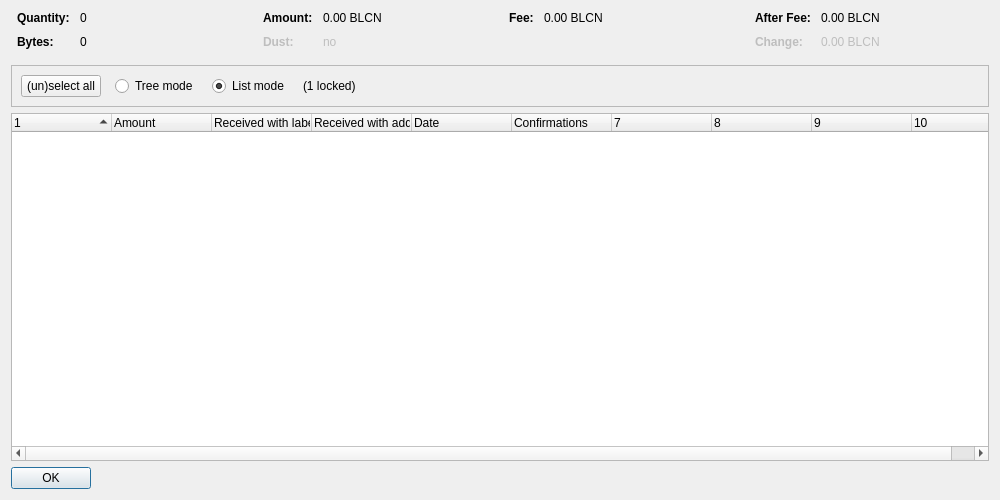
<?xml version="1.0" encoding="UTF-8"?>
<ui version="4.0">
 <class>CoinControlDialog</class>
 <widget class="QDialog" name="CoinControlDialog">
  <property name="geometry">
   <rect>
    <x>0</x>
    <y>0</y>
    <width>1000</width>
    <height>500</height>
   </rect>
  </property>
  <property name="windowTitle">
   <string>Coin Selection</string>
  </property>
  <layout class="QVBoxLayout" name="verticalLayout">
   <item>
    <layout class="QHBoxLayout" name="horizontalLayoutTop" stretch="0,0,0,0">
     <property name="topMargin">
      <number>0</number>
     </property>
     <property name="bottomMargin">
      <number>10</number>
     </property>
     <item>
      <layout class="QFormLayout" name="formLayoutCoinControl1">
       <property name="horizontalSpacing">
        <number>10</number>
       </property>
       <property name="verticalSpacing">
        <number>10</number>
       </property>
       <property name="leftMargin">
        <number>6</number>
       </property>
       <property name="rightMargin">
        <number>6</number>
       </property>
       <item row="0" column="0">
        <widget class="QLabel" name="labelCoinControlQuantityText">
         <property name="font">
          <font>
           <weight>75</weight>
           <bold>true</bold>
          </font>
         </property>
         <property name="text">
          <string>Quantity:</string>
         </property>
        </widget>
       </item>
       <item row="0" column="1">
        <widget class="QLabel" name="labelCoinControlQuantity">
         <property name="cursor">
          <cursorShape>IBeamCursor</cursorShape>
         </property>
         <property name="contextMenuPolicy">
          <enum>Qt::ActionsContextMenu</enum>
         </property>
         <property name="text">
          <string notr="true">0</string>
         </property>
         <property name="textInteractionFlags">
          <set>Qt::LinksAccessibleByMouse|Qt::TextSelectableByKeyboard|Qt::TextSelectableByMouse</set>
         </property>
        </widget>
       </item>
       <item row="1" column="0">
        <widget class="QLabel" name="labelCoinControlBytesText">
         <property name="font">
          <font>
           <weight>75</weight>
           <bold>true</bold>
          </font>
         </property>
         <property name="text">
          <string>Bytes:</string>
         </property>
        </widget>
       </item>
       <item row="1" column="1">
        <widget class="QLabel" name="labelCoinControlBytes">
         <property name="cursor">
          <cursorShape>IBeamCursor</cursorShape>
         </property>
         <property name="contextMenuPolicy">
          <enum>Qt::ActionsContextMenu</enum>
         </property>
         <property name="text">
          <string notr="true">0</string>
         </property>
         <property name="textInteractionFlags">
          <set>Qt::LinksAccessibleByMouse|Qt::TextSelectableByKeyboard|Qt::TextSelectableByMouse</set>
         </property>
        </widget>
       </item>
      </layout>
     </item>
     <item>
      <layout class="QFormLayout" name="formLayoutCoinControl2">
       <property name="horizontalSpacing">
        <number>10</number>
       </property>
       <property name="verticalSpacing">
        <number>10</number>
       </property>
       <property name="leftMargin">
        <number>6</number>
       </property>
       <property name="rightMargin">
        <number>6</number>
       </property>
       <item row="0" column="0">
        <widget class="QLabel" name="labelCoinControlAmountText">
         <property name="font">
          <font>
           <weight>75</weight>
           <bold>true</bold>
          </font>
         </property>
         <property name="text">
          <string>Amount:</string>
         </property>
        </widget>
       </item>
       <item row="0" column="1">
        <widget class="QLabel" name="labelCoinControlAmount">
         <property name="cursor">
          <cursorShape>IBeamCursor</cursorShape>
         </property>
         <property name="contextMenuPolicy">
          <enum>Qt::ActionsContextMenu</enum>
         </property>
         <property name="text">
          <string notr="true">0.00 BLCN</string>
         </property>
         <property name="textInteractionFlags">
          <set>Qt::LinksAccessibleByMouse|Qt::TextSelectableByKeyboard|Qt::TextSelectableByMouse</set>
         </property>
        </widget>
       </item>
       <item row="1" column="0">
        <widget class="QLabel" name="labelCoinControlLowOutputText">
         <property name="enabled">
          <bool>false</bool>
         </property>
         <property name="font">
          <font>
           <weight>75</weight>
           <bold>true</bold>
          </font>
         </property>
         <property name="text">
          <string>Dust:</string>
         </property>
        </widget>
       </item>
       <item row="1" column="1">
        <widget class="QLabel" name="labelCoinControlLowOutput">
         <property name="enabled">
          <bool>false</bool>
         </property>
         <property name="cursor">
          <cursorShape>IBeamCursor</cursorShape>
         </property>
         <property name="contextMenuPolicy">
          <enum>Qt::ActionsContextMenu</enum>
         </property>
         <property name="text">
          <string notr="true">no</string>
         </property>
         <property name="textInteractionFlags">
          <set>Qt::LinksAccessibleByMouse|Qt::TextSelectableByKeyboard|Qt::TextSelectableByMouse</set>
         </property>
        </widget>
       </item>
      </layout>
     </item>
     <item>
      <layout class="QFormLayout" name="formLayoutCoinControl3">
       <property name="horizontalSpacing">
        <number>10</number>
       </property>
       <property name="verticalSpacing">
        <number>10</number>
       </property>
       <property name="leftMargin">
        <number>6</number>
       </property>
       <property name="rightMargin">
        <number>6</number>
       </property>
       <item row="0" column="0">
        <widget class="QLabel" name="labelCoinControlFeeText">
         <property name="font">
          <font>
           <weight>75</weight>
           <bold>true</bold>
          </font>
         </property>
         <property name="text">
          <string>Fee:</string>
         </property>
        </widget>
       </item>
       <item row="0" column="1">
        <widget class="QLabel" name="labelCoinControlFee">
         <property name="cursor">
          <cursorShape>IBeamCursor</cursorShape>
         </property>
         <property name="contextMenuPolicy">
          <enum>Qt::ActionsContextMenu</enum>
         </property>
         <property name="text">
          <string notr="true">0.00 BLCN</string>
         </property>
         <property name="textInteractionFlags">
          <set>Qt::LinksAccessibleByMouse|Qt::TextSelectableByKeyboard|Qt::TextSelectableByMouse</set>
         </property>
        </widget>
       </item>
      </layout>
     </item>
     <item>
      <layout class="QFormLayout" name="formLayoutCoinControl4">
       <property name="horizontalSpacing">
        <number>10</number>
       </property>
       <property name="verticalSpacing">
        <number>10</number>
       </property>
       <property name="leftMargin">
        <number>6</number>
       </property>
       <property name="rightMargin">
        <number>6</number>
       </property>
       <item row="0" column="0">
        <widget class="QLabel" name="labelCoinControlAfterFeeText">
         <property name="font">
          <font>
           <weight>75</weight>
           <bold>true</bold>
          </font>
         </property>
         <property name="text">
          <string>After Fee:</string>
         </property>
        </widget>
       </item>
       <item row="0" column="1">
        <widget class="QLabel" name="labelCoinControlAfterFee">
         <property name="cursor">
          <cursorShape>IBeamCursor</cursorShape>
         </property>
         <property name="contextMenuPolicy">
          <enum>Qt::ActionsContextMenu</enum>
         </property>
         <property name="text">
          <string notr="true">0.00 BLCN</string>
         </property>
         <property name="textInteractionFlags">
          <set>Qt::LinksAccessibleByMouse|Qt::TextSelectableByKeyboard|Qt::TextSelectableByMouse</set>
         </property>
        </widget>
       </item>
       <item row="1" column="0">
        <widget class="QLabel" name="labelCoinControlChangeText">
         <property name="enabled">
          <bool>false</bool>
         </property>
         <property name="font">
          <font>
           <weight>75</weight>
           <bold>true</bold>
          </font>
         </property>
         <property name="text">
          <string>Change:</string>
         </property>
        </widget>
       </item>
       <item row="1" column="1">
        <widget class="QLabel" name="labelCoinControlChange">
         <property name="enabled">
          <bool>false</bool>
         </property>
         <property name="cursor">
          <cursorShape>IBeamCursor</cursorShape>
         </property>
         <property name="contextMenuPolicy">
          <enum>Qt::ActionsContextMenu</enum>
         </property>
         <property name="text">
          <string notr="true">0.00 BLCN</string>
         </property>
         <property name="textInteractionFlags">
          <set>Qt::LinksAccessibleByMouse|Qt::TextSelectableByKeyboard|Qt::TextSelectableByMouse</set>
         </property>
        </widget>
       </item>
      </layout>
     </item>
    </layout>
   </item>
   <item>
    <widget class="QFrame" name="frame">
     <property name="minimumSize">
      <size>
       <width>0</width>
       <height>40</height>
      </size>
     </property>
     <property name="frameShape">
      <enum>QFrame::StyledPanel</enum>
     </property>
     <property name="frameShadow">
      <enum>QFrame::Sunken</enum>
     </property>
     <layout class="QHBoxLayout" name="horizontalLayout">
      <item>
       <layout class="QHBoxLayout" name="horizontalLayoutPanel" stretch="0,0,0,0,0">
        <property name="spacing">
         <number>14</number>
        </property>
        <item>
         <widget class="QPushButton" name="pushButtonSelectAll">
          <property name="sizePolicy">
           <sizepolicy hsizetype="Maximum" vsizetype="Fixed">
            <horstretch>0</horstretch>
            <verstretch>0</verstretch>
           </sizepolicy>
          </property>
          <property name="text">
           <string>(un)select all</string>
          </property>
          <property name="autoDefault">
           <bool>false</bool>
          </property>
         </widget>
        </item>
        <item>
         <widget class="QRadioButton" name="radioTreeMode">
          <property name="sizePolicy">
           <sizepolicy hsizetype="Maximum" vsizetype="Fixed">
            <horstretch>0</horstretch>
            <verstretch>0</verstretch>
           </sizepolicy>
          </property>
          <property name="text">
           <string>Tree mode</string>
          </property>
         </widget>
        </item>
        <item>
         <widget class="QRadioButton" name="radioListMode">
          <property name="sizePolicy">
           <sizepolicy hsizetype="Maximum" vsizetype="Fixed">
            <horstretch>0</horstretch>
            <verstretch>0</verstretch>
           </sizepolicy>
          </property>
          <property name="text">
           <string>List mode</string>
          </property>
          <property name="checked">
           <bool>true</bool>
          </property>
         </widget>
        </item>
        <item>
         <widget class="QLabel" name="labelLocked">
          <property name="text">
           <string notr="true">(1 locked)</string>
          </property>
         </widget>
        </item>
        <item>
         <spacer name="horizontalSpacer">
          <property name="orientation">
           <enum>Qt::Horizontal</enum>
          </property>
          <property name="sizeHint" stdset="0">
           <size>
            <width>40</width>
            <height>20</height>
           </size>
          </property>
         </spacer>
        </item>
       </layout>
      </item>
     </layout>
    </widget>
   </item>
   <item>
    <widget class="CoinControlTreeWidget" name="treeWidget">
     <property name="contextMenuPolicy">
      <enum>Qt::CustomContextMenu</enum>
     </property>
     <property name="sortingEnabled">
      <bool>false</bool>
     </property>
     <property name="columnCount">
      <number>10</number>
     </property>
     <attribute name="headerShowSortIndicator" stdset="0">
      <bool>true</bool>
     </attribute>
     <attribute name="headerStretchLastSection">
      <bool>false</bool>
     </attribute>
     <column>
      <property name="text">
       <string/>
      </property>
     </column>
     <column>
      <property name="text">
       <string>Amount</string>
      </property>
     </column>
     <column>
      <property name="text">
       <string>Received with label</string>
      </property>
     </column>
     <column>
      <property name="text">
       <string>Received with address</string>
      </property>
     </column>
     <column>
      <property name="text">
       <string>Date</string>
      </property>
     </column>
     <column>
      <property name="text">
       <string>Confirmations</string>
      </property>
      <property name="toolTip">
       <string>Confirmed</string>
      </property>
     </column>
     <column>
      <property name="text">
       <string/>
      </property>
     </column>
     <column>
      <property name="text">
       <string/>
      </property>
     </column>
     <column>
      <property name="text">
       <string/>
      </property>
     </column>
     <column>
      <property name="text">
       <string/>
      </property>
     </column>
    </widget>
   </item>
   <item>
    <widget class="QDialogButtonBox" name="buttonBox">
     <property name="sizePolicy">
      <sizepolicy hsizetype="Maximum" vsizetype="Fixed">
       <horstretch>0</horstretch>
       <verstretch>0</verstretch>
      </sizepolicy>
     </property>
     <property name="orientation">
      <enum>Qt::Horizontal</enum>
     </property>
     <property name="standardButtons">
      <set>QDialogButtonBox::Ok</set>
     </property>
    </widget>
   </item>
  </layout>
 </widget>
 <customwidgets>
  <customwidget>
   <class>CoinControlTreeWidget</class>
   <extends>QTreeWidget</extends>
   <header>qt/coincontroltreewidget.h</header>
  </customwidget>
 </customwidgets>
 <resources/>
 <connections/>
</ui>
